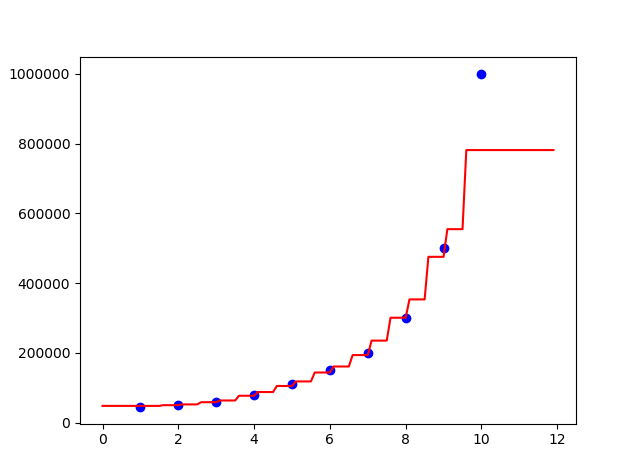

Recreate this plot in Python.
# -*- coding: utf-8 -*-
"""
Created on Fri Feb  2 15:06:20 2018
@author: Prashant Bhat

random forest regression 
"""

import pandas as pd
import numpy as np
import matplotlib.pyplot as plt

# import dataset 
dataset = pd.read_csv('Position_Salaries.csv')
X = dataset.iloc[:, 1:2].values
Y = dataset.iloc[:, 2].values

# random forest regression 
# n_estimators = number of decision trees to arrive at the final decision 
from sklearn.ensemble import RandomForestRegressor
randomForest = RandomForestRegressor(n_estimators=300)
randomForest.fit(X, Y)

# predict new value 
y_pred = randomForest.predict(6.5)

# plot the results 
X_grid = np.arange(0, 12, 0.1)[:, np.newaxis]
plt.scatter(X, Y, color = 'blue')
plt.plot(X_grid, randomForest.predict(X_grid), color = 'red')
plt.show()
